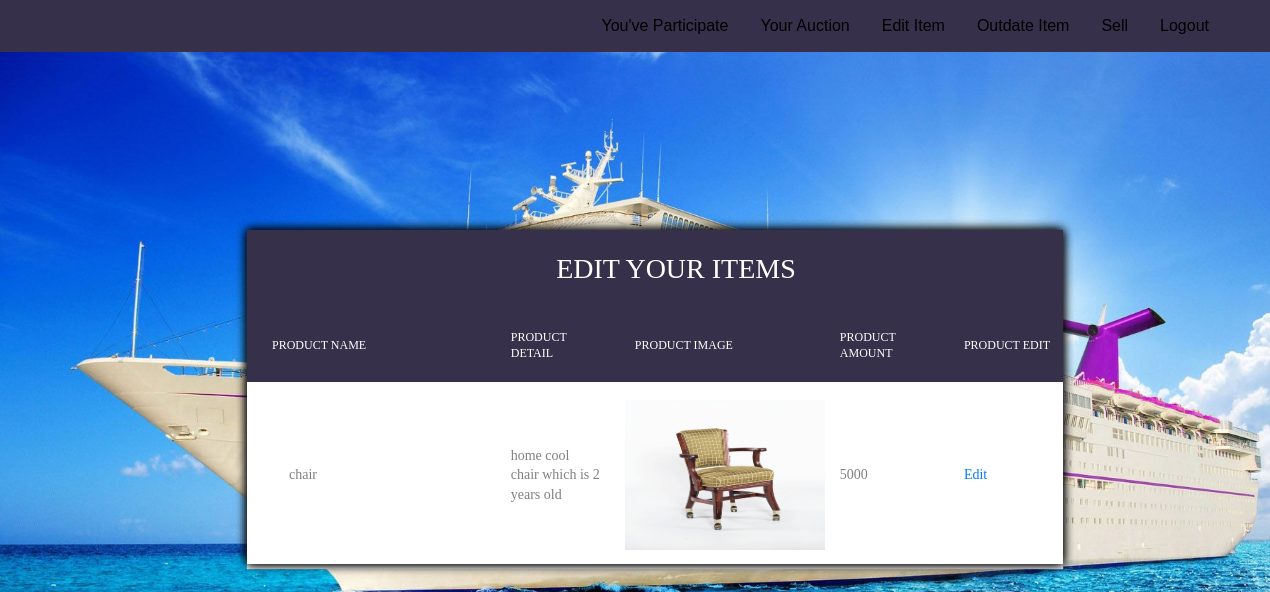
/table/update.php (signed in), run on the app's committed database.
### tables this page shows
CREATE TABLE IF NOT EXISTS `selling` (
  `sid` int(5) NOT NULL AUTO_INCREMENT,
  `uid` int(5) NOT NULL,
  `pro_cat` int(5) NOT NULL,
  `sub_cat` varchar(50) NOT NULL,
  `proname` varchar(25) NOT NULL,
  `details` varchar(200) NOT NULL,
  `propic` varchar(255) NOT NULL,
  `proprice` bigint(255) NOT NULL,
  `profrom` date NOT NULL,
  `proto` date NOT NULL,
  `status` varchar(1) NOT NULL,
  PRIMARY KEY (`sid`)
);

### table/update.php (the view, shortened to what this page needs)
<!DOCTYPE html>
<html lang="en">
<head>
	<link rel="stylesheet" type="text/css" href="vendor/bootstrap/css/bootstrap.min.css">
	<link rel="stylesheet" type="text/css" href="fonts/font-awesome-4.7.0/css/font-awesome.min.css">
	<link rel="stylesheet" type="text/css" href="vendor/animate/animate.css">
	<link rel="stylesheet" type="text/css" href="vendor/select2/select2.min.css">
	<link rel="stylesheet" type="text/css" href="vendor/perfect-scrollbar/perfect-scrollbar.css">
	<link rel="stylesheet" type="text/css" href="css/util.css">
	<link rel="stylesheet" type="text/css" href="css/main.css">
</head>
<body>
	 <ul>
      <li><a href="logout.php" >Logout</a></li>
      <li><a href="selling.php">Sell</a></li>
      <li><a href="outdate.php">Outdate Item</a></li>
      <li><a href="update.php">Edit Item</a></li>
      <li><a href="userauction.php">Your Auction</a></li>
      <li><a class="active" href="participate.php">You've Participate</a></li>
</ul>
<form method=post action="dataentry.php" enctype="multipart/form-data">
	 <div class="limiter">
    <div class="container-table100">
      <div class="wrap-table100">
        <div class="table100 ver1 m-b-110">
          <center><table data-vertable="ver1" style="width:60%;">
            <thead>
                <tr class="row100 head">
                  <th class="column100 column1" colspan=5 align="center" data-column="column1"><CENTER><h3>Edit Your Items</h3></CENTER></th>
              						<tr class="row100 head">
              				  <th class="column100 column3" data-column="column3">Product Name</th>
              				  <th class="column100 column4" data-column="column4">Product Detail</th>
                			  <th class="column100 column2" data-column="column2">Product Image</th>
                			  <th class="column100 column5" data-column="column5">Product Amount</th>
                			  <th class="column100 column5" data-column="column5">Product Edit</th>
              				</tr>
						</thead>
						<tbody>
							<?php
								include("connect.php");
								$id=$_SESSION['uid'];
								$result=mysqli_query($con,"select * from selling where uid='$id' ")  or die(mysqli_error($con));
							?>
							<?php
              				  while($row=mysqli_fetch_array($result))
                			{
										if($row[1]>=1)
                					{
                  					echo "<tr class='row100'>";
                  					echo "<td class='column100 column1' data-column='column1'>$row[4]</td>";
                  					echo "<td class='column100 column2' data-column='column1'>$row[5]</td>";
                				  	echo "<td class='column100 column3' data-column='column1'><img src='$row[6]' height=150px width=200px></td>";
                  					echo "<td class='column100 column4' data-column='olumn1'>$row[7]</td>";
                  					echo "<td class='column100 column3' data-column='column3'><a href=edit.php?id=$row[0]> Edit </a></td>";
					            }
               				 }
                ?>
						</tbody>
					</table></center>
				</div>
			</div>
		</div>
	</div>
</form>
</body>
</html>

### table/css/main.css (style rules this page uses)
* { margin-right: -20px; margin-left: -10px; padding: 0px; box-sizing: border-box; }
body, html { height: 100%; font-family: sans-serif; }
a { margin: 0px; transition: all 0.4s; -webkit-transition: all 0.4s; -o-transition: all 0.4s; -moz-transition: all 0.4s; }
h1,h2,h3,h4,h5,h6 { margin: 0px; }
ul, li { margin: 0px; list-style-type: none; }
.limiter { width: 100%; margin: 0 auto; }
.container-table100 { width: 100%; min-height: 100vh; display: -webkit-box; display: -webkit-flex; display: -moz-box; display: -ms-flexbox; display: flex; align-items: center; justify-content: center; flex-wrap: wrap; padding: 33px 30px; }
.wrap-table100 { width: 1300px; }
table { width: 100%; background-color: #fff; }
th, td { font-weight: unset; padding-right: 10px; }
.column100 { width: 130px; padding-left: 25px; }
.column100.column1 { width: 265px; padding-left: 42px; }
.row100.head th { padding-top: 24px; padding-bottom: 20px; }
.row100 td { padding-top: 18px; padding-bottom: 14px; }
.table100.ver1 td { font-family: Montserrat-Regular; font-size: 14px; color: #808080; line-height: 1.4; }
.table100.ver1 th { font-family: Montserrat-Medium; font-size: 12px; color: #fff; line-height: 1.4; text-transform: uppercase; background-color: #36304a; }

### table/update.php (style rules this page uses)
ul { list-style-type: none; background-color: #36304a; padding: 0; padding-right: 5%; overflow: hidden; font-size: 16px; }
table { box-shadow: 0 0 10px black,0 0 10px black,0 5px 1px white; }
body { width: 100%; height:auto; overflow-x: hidden; background-image: url("slide3.jpg"); background-size:cover; background-attachment: fixed; background-repeat: no-repeat; }
li { float: right; }
li a { display: block; color: #000000; text-align: center; padding: 14px 16px; text-decoration: none; }

### data on the page
selling: proname "chair", details "home cool chair which is 2 years old", propic (picture), proprice "5000"
